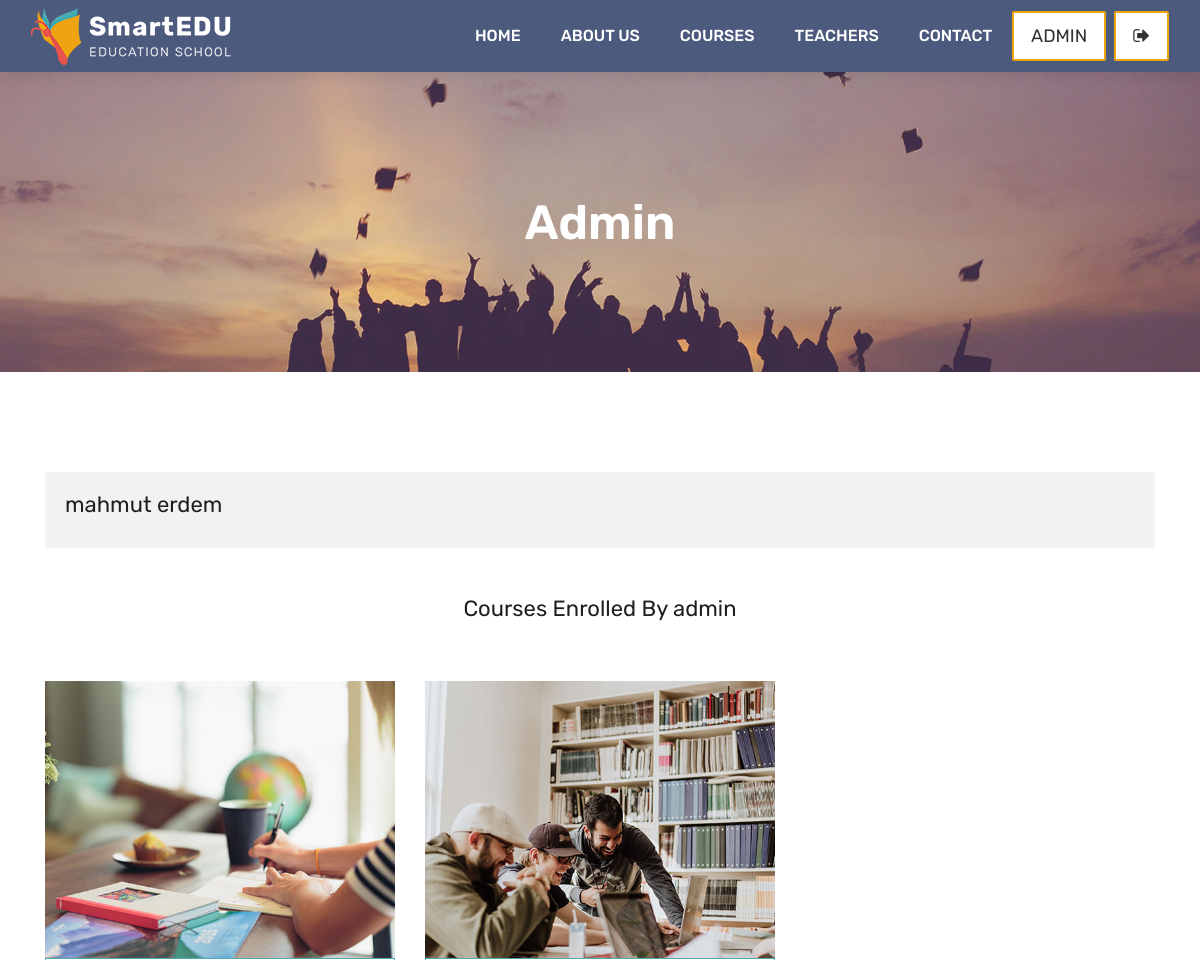
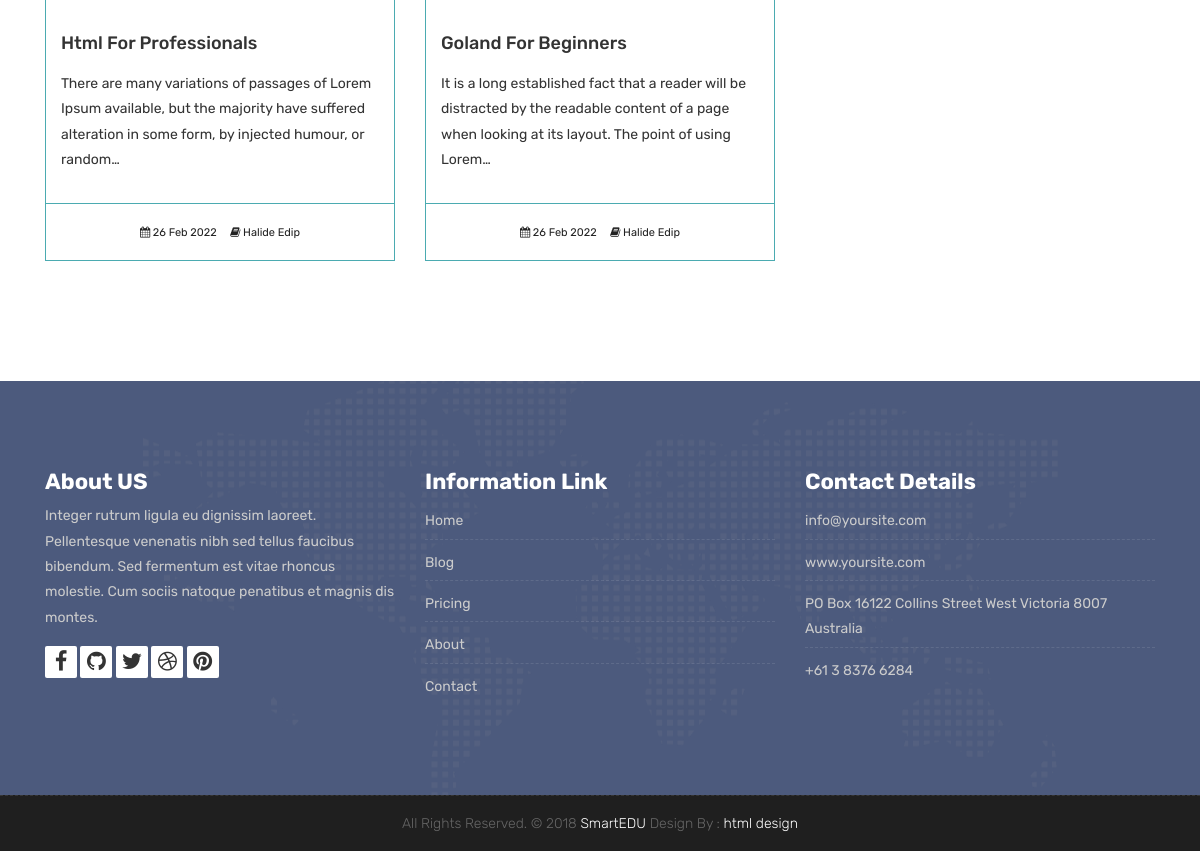
The page /accounts/dashboard/ (signed in) on the database its author committed (2 pictures, top to bottom).
### courses/models.py (models this page shows, shortened)
class Course(models.Model):
	teacher = models.ForeignKey(Teacher, null=True, on_delete=models.CASCADE)
	name = models.CharField(max_length=200, unique=True, verbose_name="Kurs Adı",help_text="Kursu Adını Yazınız")
	category = models.ForeignKey(Category, null=True, on_delete=models.DO_NOTHING)
	tags = models.ManyToManyField(Tag, blank=True, null=True)
	students = models.ManyToManyField(User, blank=True, related_name='courses_joined')
	description = models.TextField(blank=True, null=True)
	image = models.ImageField(upload_to="courses/%Y/%m/%d/")
	date = models.DateTimeField(auto_now=True)
	available = models.BooleanField(default=True)

### teachers/models.py (models this page shows)
class Teacher(models.Model):
	name = models.CharField(max_length=50)
	title = models.CharField(max_length=50)
	description = models.TextField(blank=True)
	image = models.ImageField(upload_to="courses/%Y/%m/%d/")
	facebook = models.URLField(max_length=100, blank=True)
	twitter = models.URLField(max_length=100, blank=True)
	linkedin = models.URLField(max_length=100, blank=True)
	youtube = models.URLField(max_length=100, blank=True)
	def __str__(self):
		return self.name

### accounts/views.py (the view)
# urls.py: path('dashboard/', views.user_dashboard, name='dashboard'),
@login_required(login_url='login')
def user_dashboard(request):
	current_user = request.user
	courses = current_user.courses_joined.all()
	context = {
		'courses': courses
	}
	return render(request, 'dashboard.html', context)

### templates/dashboard.html
{% extends 'partials/_base.html' %}
{% load static %}
{% block content %}
<div class="all-title-box">
	<div class="container text-center">
		<h1>{{ user.username }}</span></h1>
	</div>
</div>
<div id="overviews" class="section wb">
	<div class="container">
		<div class="row">
			<div class="col-lg-12 blog-post-single">
				<div class="blog-author">
					<div class="author-bio">
						<h2 class="author_name">{{ user.first_name }} {{ user.last_name }}</h2>
					</div>
				</div>
			</div>
		</div>
		<div class="row">
			<div class="col-lg-12">
				<h2 class="text-center my-5">Courses Enrolled By {{ user.username }} </h2>
			</div>
			{% for course in courses  %}
			<div class="col-lg-4 col-md-6 col-12">
				<div class="course-item">
					<div class="image-blog">
						<img src="{{course.image.url}}" alt="" class="img-fluid">
					</div>
					<div class="course-br">
						<div class="course-title">
							<h2><a href="{% url 'course_detail' course.category.slug course.id %}" title="">{{course.name}}</a></h2>
						</div>
						<div class="course-desc">
							<p>{{course.description | truncatechars:150 }}</p>
						</div>
					</div>
					<div class="course-meta-bot">
						<ul>
							<li><i class="fa fa-calendar" aria-hidden="true"></i> {{course.date|date:"d M Y"}}</li>
							<li><i class="fa fa-book" aria-hidden="true"></i> {{course.teacher}}</li>
						</ul>
					</div>
				</div>
				<br><br>
			</div>
			{% endfor %}
		</div>
	</div>
</div>
{% endblock %}

### templates/partials/_navbar.html (shortened to what this page needs)
{% load static %}
<header class="top-navbar">
	<nav class="navbar navbar-expand-lg navbar-light bg-light">
		<div class="container-fluid">
			<a class="navbar-brand" href="{% url 'index'%}">
				<img src="{% static 'images/logo.png' %}" alt="" />
			</a>
			<div class="collapse navbar-collapse" id="navbars-host">
				<ul class="navbar-nav ml-auto">
					<li class="nav-item {% if '/' == request.path %} active {% endif %}">
						<a class="nav-link" href="{% url 'index'%}">Home</a>
					</li>
					<li class="nav-item {% if 'about' in request.path %} active {% endif %}">
						<a class="nav-link" href="{% url 'about'%}">About Us</a>
					</li>
					<li class="nav-item {% if 'courses' in request.path %} active {% endif %}">
						<a class="nav-link" href="{% url 'courses'%}">Courses</a>
					</li>
					<li class="nav-item {% if 'teachers' in request.path %} active {% endif %}">
						<a class="nav-link" href="{% url 'teachers'%}">Teachers</a>
					</li>
					<li class="nav-item {% if 'contact' in request.path %} active {% endif %}">
						<a class="nav-link" href="{% url 'contact'%}">Contact</a>
					</li>
				</ul>
				<ul class="nav navbar-nav navbar-right">
					{% if user.is_authenticated %}
					<li>
						<a class="hover-btn-new log orange mr-2"
							href="{% url 'dashboard' %}"><span>{{user.username}}</span></a>
					</li>
					<li>
						<a class="hover-btn-new log orange"
							href="javascript:{document.getElementById('logout').submit()}"><span><i
								class="fa fa-sign-out"></i></span></a>
					</li>
					{% endif %}
				</ul>
			</div>
		</div>
	</nav>
</header>

### rows shown on the page
Course: image (picture), name "Html For Professionals", description "There are many variations of passages of Lorem Ipsum available, but the majority have suffered alteration in some form, by injected humour, or random…", date "26 Feb 2022", teacher "Halide Edip"
Course: image (picture), name "Goland For Beginners", description "It is a long established fact that a reader will be distracted by the readable content of a page when looking at its layout. The point of using Lorem…", date "26 Feb 2022", teacher "Halide Edip"

### other values the page prints
{{ user.username }} "ADMIN"
{{ user.username }} "Admin"
{{ user.first_name }} "mahmut"
{{ user.last_name }} "erdem"
{{ user.username }} "admin"
